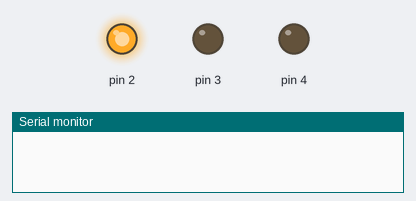
The sketch below on a simulated Arduino Uno, built with avr-gcc and run on an emulated ATmega328P. Shown: output pins drawn as LEDs (lit = HIGH), the last lines printed to the serial monitor.

Above: at 0.4 s.
At 1.4 s:
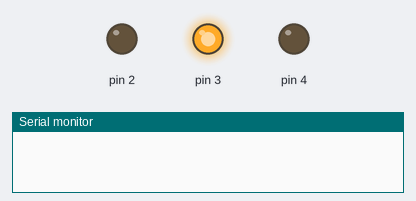
At 5.4 s:
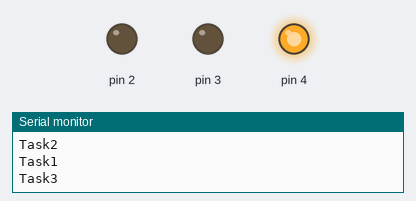
Timing chart, 0 to 6.9 s (numbered marks = the images above):
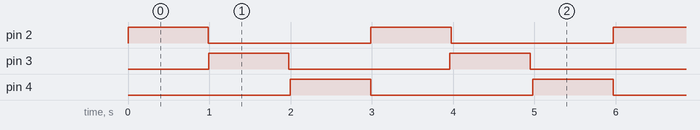

Measured:
- by itself, pin 2–4: alternates HIGH for 0.99 s and LOW for 2.0 s

The sketch:

gerekzamanli.ino
```cpp
#include <Arduino_FreeRTOS.h>
void MyTas1( void *pvParameters );
void MyTask2( void *pvParameters );
void MyTask3( void *pvParameters );
void setup() {
  Serial.begin(9600);
  // put your setup code here, to run once:
  pinMode(2, OUTPUT);

  pinMode(3, OUTPUT);

  pinMode(4, OUTPUT);

  xTaskCreate(MyTask1, "Task1", 100, NULL, 1, NULL);//MyTask1 fonk. ismi // 1 ise ilk yapılacak iş olduğunu belirtmek için kullandık
  xTaskCreate(MyTask2, "Task2", 100, NULL, 2, NULL);
  xTaskCreate(MyTask3, "Task3", 100, NULL, 3, NULL);
}

void loop() {
  // put your main code here, to run repeatedly:


}

static void MyTask1(void* pvParameters)
{
 while (true){
 digitalWrite(2, HIGH);
 vTaskDelay(1000 / portTICK_PERIOD_MS);//100 ms
 digitalWrite(2, LOW);
 vTaskDelay(2000 / portTICK_PERIOD_MS);
 Serial.println(F("Task1"));
 }
}

static void MyTask2(void* pvParameters)
{
 while (true) {
  vTaskDelay(1000 / portTICK_PERIOD_MS);//1000 ms
 digitalWrite(3, HIGH);
 vTaskDelay(1000 / portTICK_PERIOD_MS);//1000 ms
 digitalWrite(3, LOW);
 vTaskDelay(1000 / portTICK_PERIOD_MS);

 Serial.println(F("Task2"));
 }
}

static void MyTask3(void* pvParameters)
{
 while (true){

  vTaskDelay(2000 / portTICK_PERIOD_MS);//1000 ms
 digitalWrite(4, HIGH);
 vTaskDelay(1000 / portTICK_PERIOD_MS);//2000 ms
 digitalWrite(4, LOW);

 Serial.println(F("Task3"));
 }
}
```
